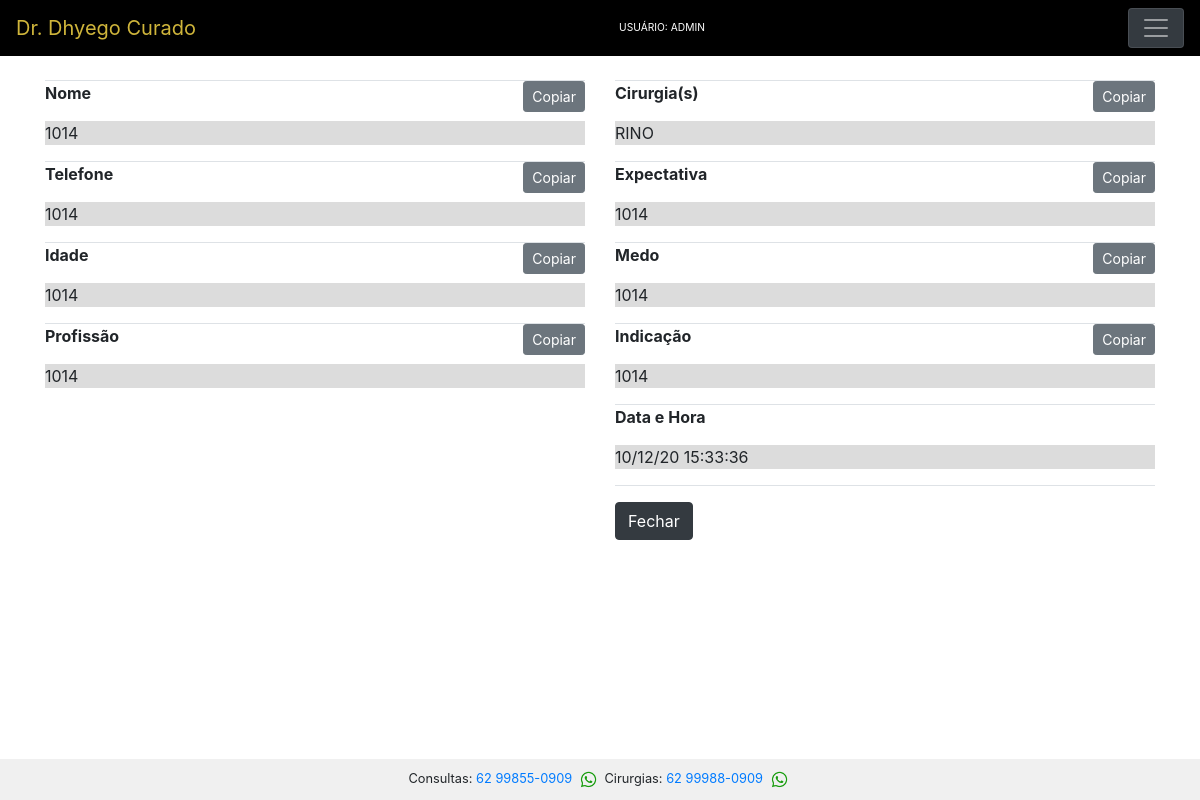
The page /preconsultas/104 (signed in) on the database its author committed.
### preconsults/models.py (models this page shows, shortened)
class Preconsult(models.Model):
    name = models.CharField(max_length=100)
    phone = models.CharField(max_length=40)
    age = models.CharField(max_length=3)
    profession = models.CharField(max_length=50)
    surgery = models.TextField(max_length=500)
    expectancy = models.TextField(max_length=1000)
    fear = models.TextField(max_length=1000)
    recommendation = models.TextField(max_length=100)
    rhinoplasty = models.BooleanField(default=False)
    checklink = models.BooleanField(default=False)
    active = models.BooleanField(default=True)
    creation_date = models.DateField(default=date.today)
    creation_time = models.DateTimeField(default=timezone.now)

### preconsults/views.py (the view)
# urls.py: path('<int:preconsult_id>', views.detailpreconsults, name='detail_preconsults')
@login_required(login_url='index')
def detailpreconsults(request, preconsult_id):
    preconsulta = Preconsult.objects.get(id=preconsult_id)
    return render(request, 'preconsults/detalhe_preconsulta.html', {'preconsulta': preconsulta,
                                                                    })

### preconsults/templates/preconsults/detalhe_preconsulta.html (shortened to what this page needs)
{% extends 'default.html' %}
{% block main%}
{% include '_nav.html' %}
<div class="container">
    <br>
    <div class="row">
        <div class="col-sm">
            <p class="text-black border-top ">
                <strong>
                    Nome
                </strong>
                {% if preconsulta.name %}
                    <button class="btn btn-secondary btn-sm btn-sm float-right"
                            type="button" onclick="copiarTexto('{{preconsulta.name | upper}}')">
                        Copiar
                    </button>
                {% endif %}
            </p>
            <p class="text-black" style="background-color: rgba(220,220,220)">
                {{ preconsulta.name | upper }}
            </p>
            <p class="text-black border-top">
                <strong>
                    Telefone
                </strong>
                {% if preconsulta.phone %}
                    <button class="btn btn-secondary btn-sm btn-sm float-right"
                            type="button" onclick="copiarTexto('{{preconsulta.phone | upper}}')">
                        Copiar
                    </button>
                {% endif %}
            </p>
            <p class="text-black" style="background-color: rgba(220,220,220)">
                {{ preconsulta.phone | upper }}
            </p>
            <p class="text-black border-top">
                <strong>
                    Idade
                </strong>
                {% if preconsulta.age %}
                    <button class="btn btn-secondary btn-sm btn-sm float-right"
                            type="button" onclick="copiarTexto('{{preconsulta.age | upper}}')">
                        Copiar
                    </button>
                {% endif %}
            </p>
            <p class="text-black" style="background-color: rgba(220,220,220)">
                {{ preconsulta.age | upper }}
            </p>
            <p class="text-black border-top">
                <strong>
                    Profissão
                </strong>
                {% if preconsulta.profession %}
                    <button class="btn btn-secondary btn-sm btn-sm float-right"
                            type="button" onclick="copiarTexto('{{preconsulta.profession | upper}}')">
                        Copiar
                    </button>
                {% endif %}
            </p>
            <p class="text-black" style="background-color: rgba(220,220,220)">
                {{ preconsulta.profession | upper }}
            </p>
        </div>
        <div class="col-sm">
            <p class="text-black border-top">
                <strong>
                    Cirurgia(s)
                </strong>
                {% if preconsulta.surgery %}
                    <button class="btn btn-secondary btn-sm btn-sm float-right"
                            type="button" onclick="copiarTexto('{{preconsulta.surgery | upper}}')">
                        Copiar
                    </button>
                {% endif %}
            </p>
            <p class="text-black" style="background-color: rgba(220,220,220)">
                {{ preconsulta.surgery | upper }}
            </p>
            <p class="text-black border-top">
                <strong>
                    Expectativa
                </strong>
                {% if preconsulta.expectancy %}
                    <button class="btn btn-secondary btn-sm btn-sm float-right"
                            type="button" onclick="copiarTexto('{{preconsulta.expectancy | upper}}')">
                        Copiar
                    </button>
                {% endif %}
            </p>
            <p class="text-black" style="background-color: rgba(220,220,220)">
                {{ preconsulta.expectancy | upper }}
            </p>
            <p class="text-black border-top">
                <strong>
                    Medo
                </strong>
                {% if preconsulta.fear %}
                    <button class="btn btn-secondary btn-sm btn-sm float-right"
                            type="button" onclick="copiarTexto('{{preconsulta.fear | upper}}')">
                        Copiar
                    </button>
                {% endif %}
            </p>
            <p class="text-black" style="background-color: rgba(220,220,220)">
                {{ preconsulta.fear | upper }}
            </p>
            <p class="text-black border-top">
                <strong>
                    Indicação
                </strong>
                {% if preconsulta.recommendation %}
                    <button class="btn btn-secondary btn-sm btn-sm float-right"
                            type="button" onclick="copiarTexto('{{preconsulta.recommendation | upper}}')">
                        Copiar
                    </button>
                {% endif %}
            </p>
            <p class="text-black" style="background-color: rgba(220,220,220)">
                {{ preconsulta.recommendation | upper }}
            </p>
            <p class="text-black border-top">
                <strong>Data e Hora</strong>
            </p>
            <p class="text-black" style="background-color: rgba(220,220,220)">
                {{ preconsulta.creation_time | date:'d/m/y H:i:s' }}
            </p>
            <p class="text-black border-top">
            </p>
            <form method="POST" >
                <button type="submit" class="btn btn-dark " onclick="self.close ()">
                    Fechar
                </button>
            </form>
        </div>
    </div>
</div>
{% endblock%}
{% block footer %}
{% include '_footer.html' %}
{% endblock%}

### templates/_nav.html (shortened to what this page needs)
<nav class="navbar navbar-dark position-relative" style="background-color: rgba(0,0,0)">
    <a class="navbar-brand" href="{% url 'index' %}" style="color: rgba(207,181,59)">Dr. Dhyego Curado</a>
    {% if request.user.is_authenticated %}
        <a class="navbar-brand text-white" >
            <small>
                <small>
                    <small>
                    USUÁRIO: {{ user.username | upper }}
                    </small>
                </small>
            </small>
            </a>
    {% endif %}
    <button class="navbar-toggler collapsed bg-dark" type="button" data-toggle="collapse"
            data-target="#navbarsExample01" aria-controls="navbarsExample01"
            aria-expanded="false" aria-label="Toggle navigation">
        <span class="navbar-toggler-icon"></span>
    </button>
</nav>

### rows shown on the page
Preconsult: name "1014", phone "1014", age "1014", profession "1014", surgery "RINO", expectancy "1014", fear "1014", recommendation "1014", creation_time "10/12/20 15:33:36"

### other values the page prints
{{ user.username | upper }} "ADMIN"
